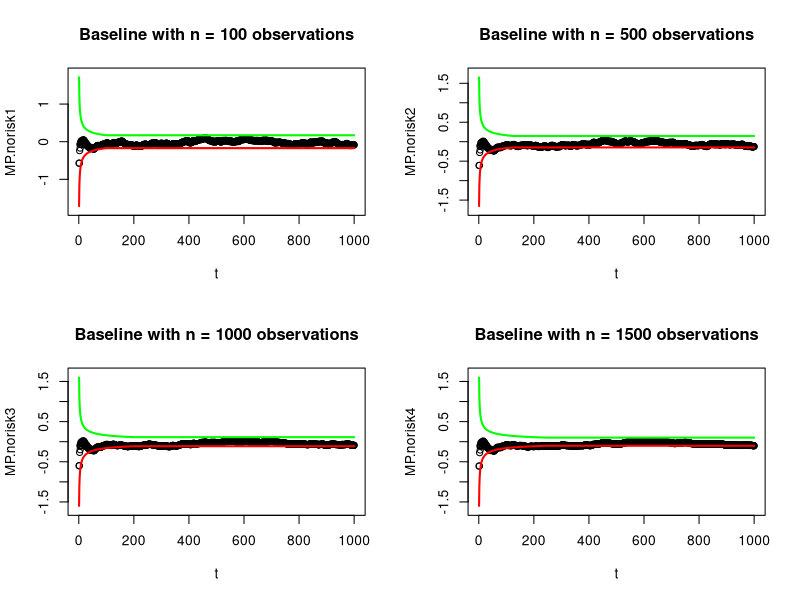
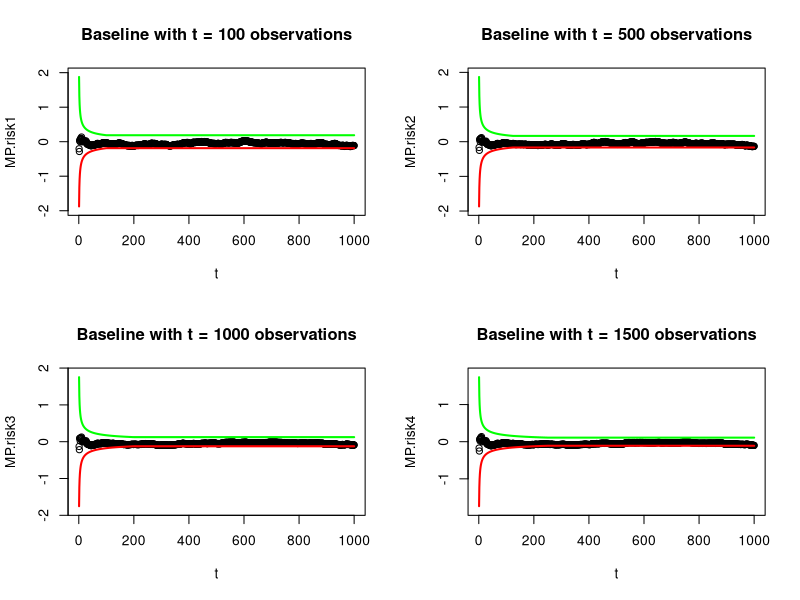
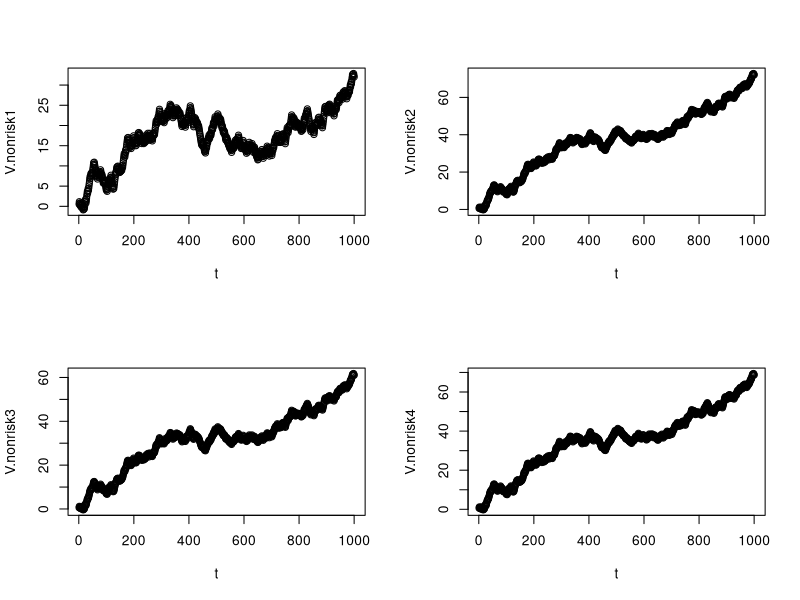
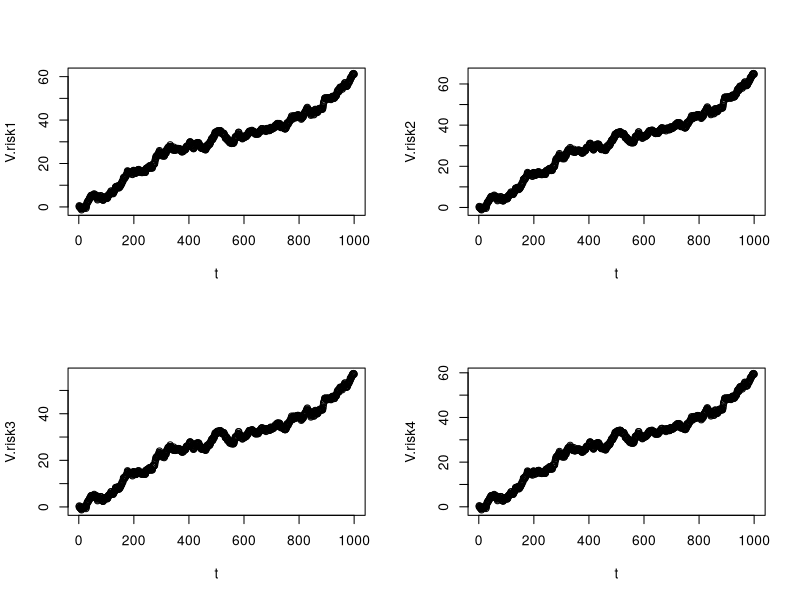
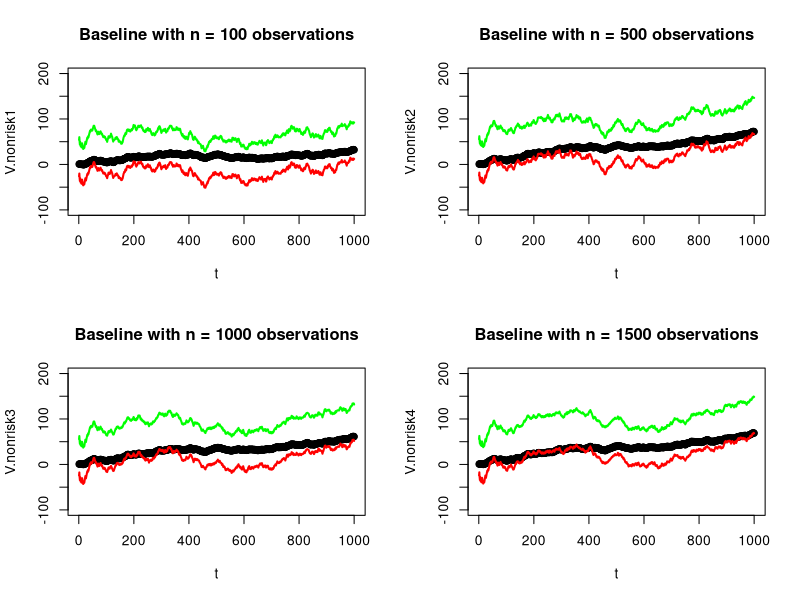
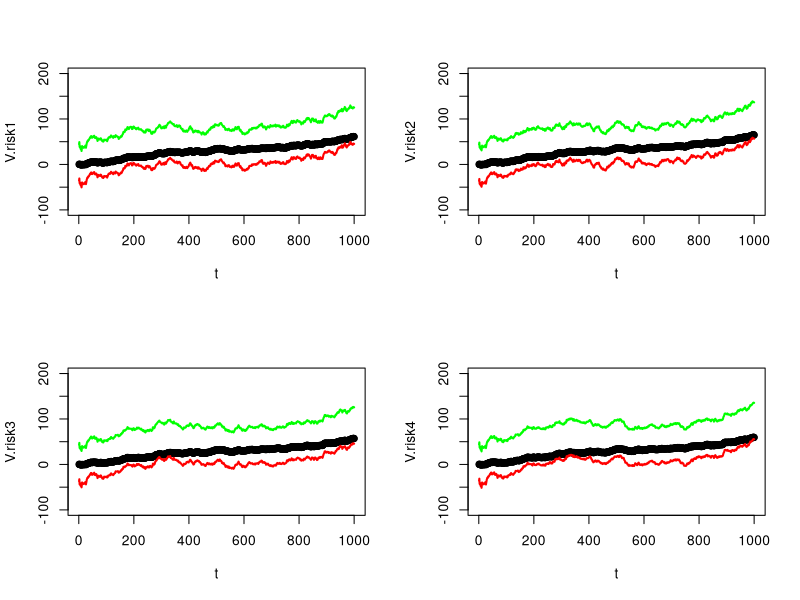
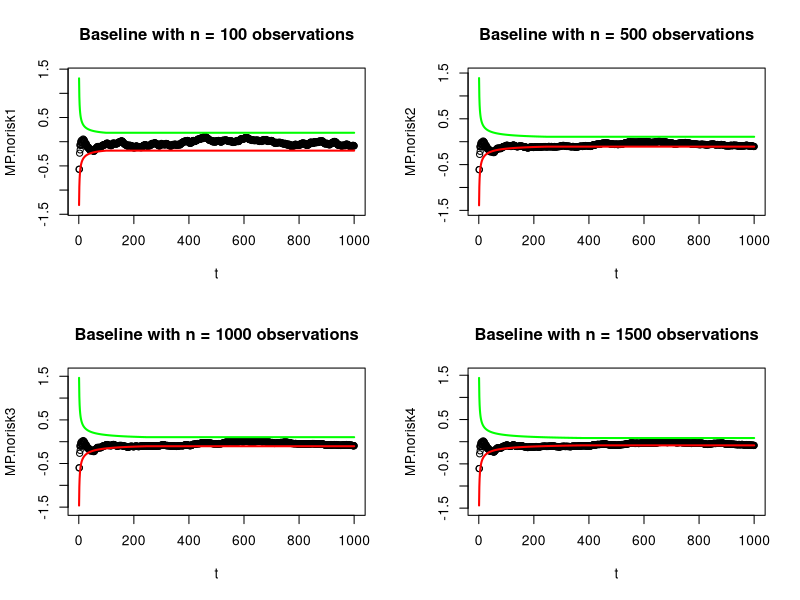
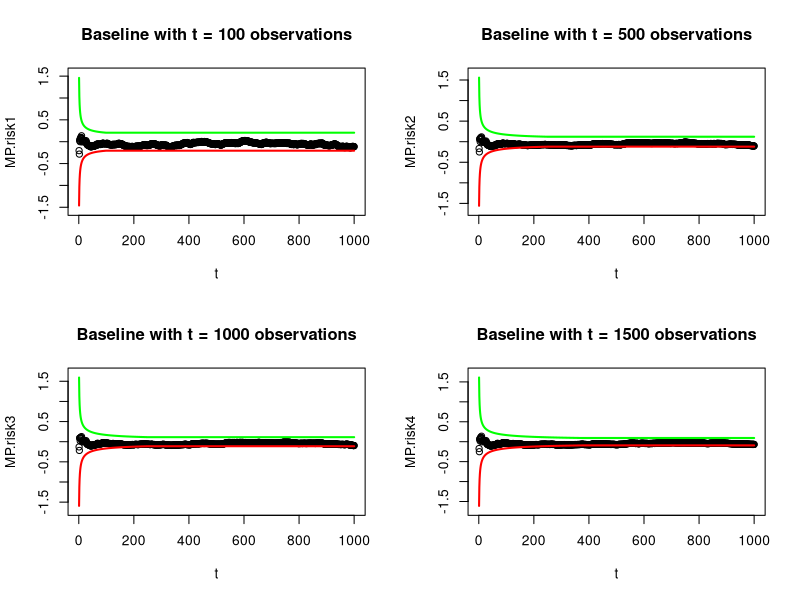

Source code (R) for these figures, in order:
rm(list = ls())
#Deciding L for MP in a simulated set
#creating datasets
nbase1 <- 100 
nbase2 <- 500
nbase3 <- 1000
nbase4 <- 1500
set.seed(10)
xlogregbase1 <- data.frame(x1 = rbinom(nbase1, 1, 0.2), x2 = runif(nbase1, 0, 1), x3 = rnorm(nbase1, 0, 2))
xlogregbase2 <- data.frame(x1 = rbinom(nbase2, 1, 0.2), x2 = runif(nbase2, 0, 1), x3 = rnorm(nbase2, 0, 2))
xlogregbase3 <- data.frame(x1 = rbinom(nbase3, 1, 0.2), x2 = runif(nbase3, 0, 1), x3 = rnorm(nbase3, 0, 2))
xlogregbase4 <- data.frame(x1 = rbinom(nbase4, 1, 0.2), x2 = runif(nbase4, 0, 1), x3 = rnorm(nbase4, 0, 2))
mrun <- 1000

xlogregrun<- data.frame(x1 = rbinom(mrun, 1, 0.2), x2 = runif(mrun, 0, 1), x3 = rnorm(mrun, 0, 2))

xbetabase1 <- xlogregbase1$x1 + xlogregbase1$x2 + xlogregbase1$x3
xbetabase2 <- xlogregbase2$x1 + xlogregbase2$x2 + xlogregbase2$x3
xbetabase3 <- xlogregbase3$x1 + xlogregbase3$x2 + xlogregbase3$x3
xbetabase4 <- xlogregbase4$x1 + xlogregbase4$x2 + xlogregbase4$x3
xbetarun <- xlogregrun$x1 + xlogregrun$x2 + xlogregrun$x3

#Creating response for base
xlogregbase1$y <- rbinom(nbase1, 1, exp(xbetabase1)/(1+exp(xbetabase1)))#creating response
xlogregbase2$y <- rbinom(nbase2, 1, exp(xbetabase2)/(1+exp(xbetabase2)))
xlogregbase3$y <- rbinom(nbase3, 1, exp(xbetabase3)/(1+exp(xbetabase3)))
xlogregbase4$y <- rbinom(nbase4, 1, exp(xbetabase4)/(1+exp(xbetabase4)))

#Creating response with change (delta) for rundata
Delta <- -0.41
xlogregrun$y <- rbinom(mrun, 1, exp(Delta+xbetarun)/(1+exp(Delta+xbetarun)))
#Calculate lambda for EWMA
m1.base <- mean(xlogregbase1$y)
m1.base
m2.base <- mean(xlogregbase2$y)
m2.base
m3.base <- mean(xlogregbase3$y)
m3.base
m4.base <- mean(xlogregbase4$y)
m4.base
m.run <- mean(xlogregrun$y)
m.run


#Regression Models
glm.reg.risk1 <- glm(y ~ x1+x2+x3, data = xlogregbase1, family = binomial("logit"))
glm.reg.risk2 <- glm(y ~ x1+x2+x3, data = xlogregbase2, family = binomial("logit"))
glm.reg.risk3 <- glm(y ~ x1+x2+x3, data = xlogregbase3, family = binomial("logit"))
glm.reg.risk4 <- glm(y ~ x1+x2+x3, data = xlogregbase4, family = binomial("logit"))
summary(glm.reg.risk1)
summary(glm.reg.risk2)
summary(glm.reg.risk3)
summary(glm.reg.risk4)
glm.reg.norisk1 <- glm(y ~ 1, data = xlogregbase1, family = binomial("logit"))
glm.reg.norisk2 <- glm(y ~ 1, data = xlogregbase2, family = binomial("logit"))
glm.reg.norisk3 <- glm(y ~ 1, data = xlogregbase3, family = binomial("logit"))
glm.reg.norisk4 <- glm(y ~ 1, data = xlogregbase4, family = binomial("logit"))
summary(glm.reg.norisk1)
summary(glm.reg.norisk2)
summary(glm.reg.norisk3)
summary(glm.reg.norisk4)

#Creating MP no-risk
w_1 <- 100
w_2 <- 125
w_3 <- 200
w_4 <- 250
L_1 <- 3.456
L_2 <- 3.385
L_3 <- 3.261
L_4 <- 3.272
nobs1 <- dim(xlogregrun)[1]
nobs2 <- dim(xlogregrun)[1]
nobs3 <- dim(xlogregrun)[1]
nobs4 <- dim(xlogregrun)[1]
p.norisk1 <- predict(glm.reg.norisk1, newdata = xlogregrun, type = "response")
p.norisk2 <- predict(glm.reg.norisk2, newdata = xlogregrun, type = "response")
p.norisk3 <- predict(glm.reg.norisk3, newdata = xlogregrun, type = "response")
p.norisk4 <- predict(glm.reg.norisk4, newdata = xlogregrun, type = "response")
MP.norisk1 <- numeric(0)
variance_MP.norisk1 <- numeric(0)
MP.norisk2 <- numeric(0)
variance_MP.norisk2 <- numeric(0)
MP.norisk3 <- numeric(0)
variance_MP.norisk3 <- numeric(0)
MP.norisk4 <- numeric(0)
variance_MP.norisk4 <- numeric(0)
for(l in 1:nobs1){
  MP.norisk1[l] <- (1/(min(w_1,l)))* sum(xlogregrun$y[max(1,l-min(w_1,l)):l]-p.norisk1[max(1,l-min(w_1,l)):l])
  variance_MP.norisk1[l] <- (1/min(w_1,l))*m1.base*(1-m1.base)
}
for(l in 1:nobs2){
  MP.norisk2[l] <- (1/(min(w_2,l)))* sum(xlogregrun$y[max(1,l-min(w_2,l)):l]-p.norisk2[max(1,l-min(w_2,l)):l])
  variance_MP.norisk2[l] <- (1/min(w_2,l))*m2.base*(1-m2.base)
}
for(l in 1:nobs3){
  MP.norisk3[l] <- (1/(min(w_3,l)))* sum(xlogregrun$y[max(1,l-min(w_3,l)):l]-p.norisk3[max(1,l-min(w_3,l)):l])
  variance_MP.norisk3[l] <- (1/min(w_3,l))*m3.base*(1-m3.base)
}
for(l in 1:nobs4){
  MP.norisk4[l] <- (1/(min(w_4,l)))* sum(xlogregrun$y[max(1,l-min(w_4,l)):l]-p.norisk4[max(1,l-min(w_4,l)):l])
  variance_MP.norisk4[l] <- (1/min(w_4,l))*m4.base*(1-m4.base)
}
j_1 <- seq(from = 1, to = 1000, by = 1)
j_2 <- seq(from = 1, to = 1000, by = 1)
j_3 <- seq(from = 1, to = 1000, by = 1)
j_4 <- seq(from = 1, to = 1000, by = 1)
UCL.norisk1 <- 0 + L_1*sqrt(variance_MP.norisk1)
LCL.norisk1 <- 0 - L_1*sqrt(variance_MP.norisk1)
UCL.norisk2 <- 0 + L_2*sqrt(variance_MP.norisk2)
LCL.norisk2 <- 0 - L_2*sqrt(variance_MP.norisk2)
UCL.norisk3 <- 0 + L_3*sqrt(variance_MP.norisk3)
LCL.norisk3 <- 0 - L_3*sqrt(variance_MP.norisk3)
UCL.norisk4 <- 0 + L_4*sqrt(variance_MP.norisk4)
LCL.norisk4 <- 0 - L_4*sqrt(variance_MP.norisk4)
par(mfrow = c(2, 2))
plot(x=j_1, y = MP.norisk1, ylim = c(min(LCL.norisk1) - 0.1, max(UCL.norisk1) + 0.1), xlab = "t", main = "Baseline with n = 100 observations")
lines(x=j_1, y = UCL.norisk1, col = "green", lwd = 2)
lines(x=j_1, y = LCL.norisk1, col = "red", lwd = 2)
plot(x=j_2, y = MP.norisk2, ylim = c(min(LCL.norisk2) - 0.1, max(UCL.norisk2) + 0.1), xlab = "t", main = "Baseline with n = 500 observations")
lines(x=j_2, y = UCL.norisk2, col = "green", lwd = 2)
lines(x=j_2, y = LCL.norisk2, col = "red", lwd = 2)
plot(x=j_3, y = MP.norisk3, ylim = c(min(LCL.norisk3) - 0.1, max(UCL.norisk3) + 0.1), xlab = "t", main = "Baseline with n = 1000 observations")
lines(x=j_3, y = UCL.norisk3, col = "green", lwd = 2)
lines(x=j_3, y = LCL.norisk3, col = "red", lwd = 2)
plot(x=j_4, y = MP.norisk4, ylim = c(min(LCL.norisk4) - 0.1, max(UCL.norisk4) + 0.1), xlab = "t", main = "Baseline with n = 1500 observations")
lines(x=j_4, y = UCL.norisk4, col = "green", lwd = 2)
lines(x=j_4, y = LCL.norisk4, col = "red", lwd = 2)

#Creating MP risk
w_1 <- 100
w_2 <- 125
w_3 <- 200
w_4 <- 250
L_1 <- 3.827
L_2 <- 3.815
L_3 <- 3.570
L_4 <- 3.540
nobs1 <- dim(xlogregrun)[1]
nobs2 <- dim(xlogregrun)[1]
nobs3 <- dim(xlogregrun)[1]
nobs4 <- dim(xlogregrun)[1]
p.risk1 <- predict(glm.reg.risk1, newdata = xlogregrun, type = "response")
p.risk2 <- predict(glm.reg.risk2, newdata = xlogregrun, type = "response")
p.risk3 <- predict(glm.reg.risk3, newdata = xlogregrun, type = "response")
p.risk4 <- predict(glm.reg.risk4, newdata = xlogregrun, type = "response")
pbase1 <- mean(p.risk1)
pbase2 <- mean(p.risk2)
pbase3 <- mean(p.risk3)
pbase4 <- mean(p.risk4)
MP.risk1 <- numeric(0)
variance_MP.risk1 <- numeric(0)
MP.risk2 <- numeric(0)
variance_MP.risk2 <- numeric(0)
MP.risk3 <- numeric(0)
variance_MP.risk3 <- numeric(0)
MP.risk4 <- numeric(0)
variance_MP.risk4 <- numeric(0)
for(l in 1:nobs1){
  MP.risk1[l] <- (1/(min(w_1,l)))* sum(xlogregrun$y[max(1,l-min(w_1,l)):l]-p.risk1[max(1,l-min(w_1,l)):l])
  variance_MP.risk1[l] <- (1/min(w_1,l))*pbase1*(1-pbase1)
}
for(l in 1:nobs2){
  MP.risk2[l] <- (1/(min(w_2,l)))* sum(xlogregrun$y[max(1,l-min(w_2,l)):l]-p.risk2[max(1,l-min(w_2,l)):l])
  variance_MP.risk2[l] <- (1/min(w_2,l))*pbase2*(1-pbase2)
}
for(l in 1:nobs3){
  MP.risk3[l] <- (1/(min(w_3,l)))* sum(xlogregrun$y[max(1,l-min(w_3,l)):l]-p.risk3[max(1,l-min(w_3,l)):l])
  variance_MP.risk3[l] <- (1/min(w_3,l))*pbase3*(1-pbase3)
}
for(l in 1:nobs4){
  MP.risk4[l] <- (1/(min(w_4,l)))* sum(xlogregrun$y[max(1,l-min(w_4,l)):l]-p.risk4[max(1,l-min(w_4,l)):l])
  variance_MP.risk4[l] <- (1/min(w_4,l))*pbase4*(1-pbase4)
}
j_1 <- seq(from = 1, to = 1000, by = 1)
j_2 <- seq(from = 1, to = 1000, by = 1)
j_3 <- seq(from = 1, to = 1000, by = 1)
j_4 <- seq(from = 1, to = 1000, by = 1)
UCL.risk1 <- 0 + L_1*sqrt(variance_MP.risk1)
LCL.risk1 <- 0 - L_1*sqrt(variance_MP.risk1)
UCL.risk2 <- 0 + L_2*sqrt(variance_MP.risk2)
LCL.risk2 <- 0 - L_2*sqrt(variance_MP.risk2)
UCL.risk3 <- 0 + L_3*sqrt(variance_MP.risk3)
LCL.risk3 <- 0 - L_3*sqrt(variance_MP.risk3)
UCL.risk4 <- 0 + L_4*sqrt(variance_MP.risk4)
LCL.risk4 <- 0 - L_4*sqrt(variance_MP.risk4)
par(mfrow = c(2, 2))
plot(x=j_1, y = MP.risk1, ylim = c(min(LCL.risk1) - 0.1, max(UCL.risk1) + 0.1), xlab = "t", main = "Baseline with t = 100 observations")
lines(x=j_1, y = UCL.risk1, col = "green", lwd = 2)
lines(x=j_1, y = LCL.risk1, col = "red", lwd = 2)
plot(x=j_2, y = MP.risk2, ylim = c(min(LCL.risk2) - 0.1, max(UCL.risk2) + 0.1), xlab = "t",  main = "Baseline with t = 500 observations")
lines(x=j_2, y = UCL.risk2, col = "green", lwd = 2)
lines(x=j_2, y = LCL.risk2, col = "red", lwd = 2)
plot(x=j_3, y = MP.risk3, ylim = c(min(LCL.risk3) - 0.1, max(UCL.risk3) + 0.1), xlab = "t",  main = "Baseline with t = 1000 observations")
lines(x=j_3, y = UCL.risk3, col = "green", lwd = 2)
lines(x=j_3, y = LCL.risk3, col = "red", lwd = 2)
plot(x=j_4, y = MP.risk4, ylim = c(min(LCL.risk4) - 0.1, max(UCL.risk4) + 0.1), xlab = "t",  main = "Baseline with t = 1500 observations")
lines(x=j_4, y = UCL.risk4, col = "green", lwd = 2)
lines(x=j_4, y = LCL.risk4, col = "red", lwd = 2)

#VLAD plots no risk
j1 <- seq(from = 1, to = 1000)
j2 <- seq(from = 1, to = 1000)
j3 <- seq(from = 1, to = 1000)
j4 <- seq(from = 1, to = 1000)
V.nonrisk1 <- c(0*1000)
V.nonrisk2 <- c(0*1000)
V.nonrisk3 <- c(0*1000)
V.nonrisk4 <- c(0*1000)
V.nonrisk1[1] <- m1.base - xlogregrun$y[1]
V.nonrisk2[1] <- m2.base - xlogregrun$y[1]
V.nonrisk3[1] <- m3.base - xlogregrun$y[1]
V.nonrisk4[1] <- m4.base - xlogregrun$y[1]
for(i in 2:1000){
  V.nonrisk1[i] <- V.nonrisk1[i-1] + (m1.base - xlogregrun$y[i])
}
dim(V.nonrisk1) <- c(1000, 1)
for(i in 2:1000){
  V.nonrisk2[i] <- V.nonrisk2[i-1] + (m2.base - xlogregrun$y[i])
}
dim(V.nonrisk2) <- c(1000, 1)
for(i in 2:1000){
  V.nonrisk3[i] <- V.nonrisk3[i-1] + (m3.base - xlogregrun$y[i])
}
dim(V.nonrisk3) <- c(1000, 1)
for(i in 2:1000){
  V.nonrisk4[i] <- V.nonrisk4[i-1] + (m4.base - xlogregrun$y[i])
}
dim(V.nonrisk4) <- c(1000, 1)
par(mfrow = c(2,2))
plot(V.nonrisk1, xlab = "t")
plot(V.nonrisk2, xlab = "t")
plot(V.nonrisk3, xlab = "t")
plot(V.nonrisk4, xlab = "t")

#Vlad_plots_risk
pred1 <- predict(glm.reg.risk1, newdata = xlogregrun, type = "response")
pred2 <- predict(glm.reg.risk2, newdata = xlogregrun, type = "response")
pred3 <- predict(glm.reg.risk3, newdata = xlogregrun, type = "response")
pred4 <- predict(glm.reg.risk4, newdata = xlogregrun, type = "response")
V.risk1 <- cumsum(pred1 - xlogregrun$y)
V.risk2 <- cumsum(pred2 - xlogregrun$y)
V.risk3 <- cumsum(pred3 - xlogregrun$y)
V.risk4 <- cumsum(pred4 - xlogregrun$y)
par(mfrow = c(2,2))
plot(V.risk1, xlab = "t")
plot(V.risk2, xlab = "t")
plot(V.risk3, xlab = "t")
plot(V.risk4, xlab = "t")

#VLAD with MP limits no risk
h_1.1.norisk <- UCL.norisk1
h_2.1.norisk <- UCL.norisk2
h_3.1.norisk <- UCL.norisk3
h_4.1.norisk <- UCL.norisk4
h_1.2.norisk <- LCL.norisk1 
h_2.2.norisk <- LCL.norisk2
h_3.2.norisk <- LCL.norisk3
h_4.2.norisk <- LCL.norisk4
k.norisk1 <- 80/(abs(h_1.1.norisk)+abs(h_1.2.norisk))
k.norisk2 <- 80/(abs(h_2.1.norisk)+abs(h_2.2.norisk))
k.norisk3 <- 80/(abs(h_3.1.norisk)+abs(h_3.2.norisk))
k.norisk4 <- 80/(abs(h_4.1.norisk)+abs(h_4.2.norisk))
UCL.V.norisk1 <- V.nonrisk1 - k.norisk1*(MP.norisk1 - h_1.1.norisk)
UCL.V.norisk2 <- V.nonrisk2 - k.norisk2*(MP.norisk2 - h_2.1.norisk)
UCL.V.norisk3 <- V.nonrisk3 - k.norisk3*(MP.norisk3 - h_3.1.norisk)
UCL.V.norisk4 <- V.nonrisk4 - k.norisk4*(MP.norisk4 - h_4.1.norisk)
LCL.V.norisk1 <- V.nonrisk1 - k.norisk1*(MP.norisk1 - h_1.2.norisk)
LCL.V.norisk2 <- V.nonrisk2 - k.norisk2*(MP.norisk2 - h_2.2.norisk)
LCL.V.norisk3 <- V.nonrisk3 - k.norisk3*(MP.norisk3 - h_3.2.norisk)
LCL.V.norisk4 <- V.nonrisk4 - k.norisk4*(MP.norisk4 - h_4.2.norisk)
par(mfrow = c(2, 2))
plot(V.nonrisk1, ylim = c(-100, 200), xlab = "t", main = "Baseline with n = 100 observations")
lines(x=j1, y = LCL.V.norisk1, col = "red", lwd = 2)
lines(x=j1, y = UCL.V.norisk1, col = "green", lwd = 2)
plot(V.nonrisk2, ylim = c(-100, 200), xlab = "t", main = "Baseline with n = 500 observations")
lines(x=j2, y = LCL.V.norisk2, col = "red", lwd = 2)
lines(x=j2, y = UCL.V.norisk2, col = "green", lwd = 2)
plot(V.nonrisk3, ylim = c(-100, 200), xlab = "t",, main = "Baseline with n = 1000 observations")
lines(x=j3, y = LCL.V.norisk3, col = "red", lwd = 2)
lines(x=j3, y = UCL.V.norisk3, col = "green", lwd = 2)
plot(V.nonrisk4, ylim = c(-100, 200), xlab = "t", , main = "Baseline with n = 1500 observations")
lines(x=j4, y = LCL.V.norisk4, col = "red", lwd = 2)
lines(x=j4, y = UCL.V.norisk4, col = "green", lwd = 2)

#VLAD with MP limits risk
h_1.1.risk <- UCL.risk1
h_2.1.risk <- UCL.risk2
h_3.1.risk <- UCL.risk3
h_4.1.risk <- UCL.risk4
h_1.2.risk <- LCL.risk1 
h_2.2.risk <- LCL.risk2
h_3.2.risk <- LCL.risk3
h_4.2.risk <- LCL.risk4
k.risk1 <- 80/(abs(h_1.1.risk)+abs(h_1.2.risk))
k.risk2 <- 80/(abs(h_2.1.risk)+abs(h_2.2.risk))
k.risk3 <- 80/(abs(h_3.1.risk)+abs(h_3.2.risk))
k.risk4 <- 80/(abs(h_4.1.risk)+abs(h_4.2.risk))
UCL.V.risk1 <- V.risk1 - k.risk1*(MP.risk1 - h_1.1.risk)
UCL.V.risk2 <- V.risk2 - k.risk2*(MP.risk2 - h_2.1.risk)
UCL.V.risk3 <- V.risk3 - k.risk3*(MP.risk3 - h_3.1.risk)
UCL.V.risk4 <- V.risk4 - k.risk4*(MP.risk4 - h_4.1.risk)
LCL.V.risk1 <- V.risk1 - k.risk1*(MP.risk1 - h_1.2.risk)
LCL.V.risk2 <- V.risk2 - k.risk2*(MP.risk2 - h_2.2.risk)
LCL.V.risk3 <- V.risk3 - k.risk3*(MP.risk3 - h_3.2.risk)
LCL.V.risk4 <- V.risk4 - k.risk4*(MP.risk4 - h_4.2.risk)
par(mfrow = c(2, 2))
plot(V.risk1, ylim = c(-100, 200), xlab = "t")
lines(x=j1, y = LCL.V.risk1, col = "red", lwd = 2)
lines(x=j1, y = UCL.V.risk1, col = "green", lwd = 2)
plot(V.risk2, ylim = c(-100, 200), xlab = "t")
lines(x=j2, y = LCL.V.risk2, col = "red", lwd = 2)
lines(x=j2, y = UCL.V.risk2, col = "green", lwd = 2)
plot(V.risk3, ylim = c(-100, 200), xlab = "t")
lines(x=j3, y = LCL.V.risk3, col = "red", lwd = 2)
lines(x=j3, y = UCL.V.risk3, col = "green", lwd = 2)
plot(V.risk4, ylim = c(-100, 200), xlab = "t")
lines(x=j4, y = LCL.V.risk4, col = "red", lwd = 2)
lines(x=j4, y = UCL.V.risk4, col = "green", lwd = 2)

#Improved MP no-risk
#Creating MP no-risk
w_1 <- 100
w_2 <- 250
w_3 <- 250
w_4 <- 375
L_1 <- 2.632
L_2 <- 2.846
L_3 <- 2.984
L_4 <- 2.945
nobs1 <- dim(xlogregrun)[1]
nobs2 <- dim(xlogregrun)[1]
nobs3 <- dim(xlogregrun)[1]
nobs4 <- dim(xlogregrun)[1]
p.norisk1 <- predict(glm.reg.norisk1, newdata = xlogregrun, type = "response")
p.norisk2 <- predict(glm.reg.norisk2, newdata = xlogregrun, type = "response")
p.norisk3 <- predict(glm.reg.norisk3, newdata = xlogregrun, type = "response")
p.norisk4 <- predict(glm.reg.norisk4, newdata = xlogregrun, type = "response")
MP.norisk1 <- numeric(0)
variance_MP.norisk1 <- numeric(0)
MP.norisk2 <- numeric(0)
variance_MP.norisk2 <- numeric(0)
MP.norisk3 <- numeric(0)
variance_MP.norisk3 <- numeric(0)
MP.norisk4 <- numeric(0)
variance_MP.norisk4 <- numeric(0)
for(l in 1:nobs1){
  MP.norisk1[l] <- (1/(min(w_1,l)))* sum(xlogregrun$y[max(1,l-min(w_1,l)):l]-p.norisk1[max(1,l-min(w_1,l)):l])
  variance_MP.norisk1[l] <- (nbase1*m1.base*(1-m1.base)+min(w_1,l)*m1.base*(1-m1.base))/(nbase1*min(w_1,l))
}
for(l in 1:nobs2){
  MP.norisk2[l] <- (1/(min(w_2,l)))* sum(xlogregrun$y[max(1,l-min(w_2,l)):l]-p.norisk2[max(1,l-min(w_2,l)):l])
  variance_MP.norisk2[l] <- (nbase2*m2.base*(1-m2.base)+min(w_2,l)*m2.base*(1-m2.base))/(nbase2*min(w_2,l))
}
for(l in 1:nobs3){
  MP.norisk3[l] <- (1/(min(w_3,l)))* sum(xlogregrun$y[max(1,l-min(w_3,l)):l]-p.norisk3[max(1,l-min(w_3,l)):l])
  variance_MP.norisk3[l] <- (nbase3*m3.base*(1-m3.base)+min(w_3,l)*m3.base*(1-m3.base))/(nbase3*min(w_3,l))
}
for(l in 1:nobs4){
  MP.norisk4[l] <- (1/(min(w_4,l)))* sum(xlogregrun$y[max(1,l-min(w_4,l)):l]-p.norisk4[max(1,l-min(w_4,l)):l])
  variance_MP.norisk4[l] <- (nbase4*m4.base*(1-m4.base)+min(w_4,l)*m4.base*(1-m4.base))/(nbase4*min(w_4,l))
}
j_1 <- seq(from = 1, to = 1000, by = 1)
j_2 <- seq(from = 1, to = 1000, by = 1)
j_3 <- seq(from = 1, to = 1000, by = 1)
j_4 <- seq(from = 1, to = 1000, by = 1)
UCL.norisk1 <- 0 + L_1*sqrt(variance_MP.norisk1)
LCL.norisk1 <- 0 - L_1*sqrt(variance_MP.norisk1)
UCL.norisk2 <- 0 + L_2*sqrt(variance_MP.norisk2)
LCL.norisk2 <- 0 - L_2*sqrt(variance_MP.norisk2)
UCL.norisk3 <- 0 + L_3*sqrt(variance_MP.norisk3)
LCL.norisk3 <- 0 - L_3*sqrt(variance_MP.norisk3)
UCL.norisk4 <- 0 + L_4*sqrt(variance_MP.norisk4)
LCL.norisk4 <- 0 - L_4*sqrt(variance_MP.norisk4)
par(mfrow = c(2, 2))
plot(x=j_1, y = MP.norisk1, ylim = c(min(LCL.norisk1) - 0.1, max(UCL.norisk1) + 0.1), xlab = "t", main = "Baseline with n = 100 observations")
lines(x=j_1, y = UCL.norisk1, col = "green", lwd = 2)
lines(x=j_1, y = LCL.norisk1, col = "red", lwd = 2)
plot(x=j_2, y = MP.norisk2, ylim = c(min(LCL.norisk2) - 0.1, max(UCL.norisk2) + 0.1), xlab = "t", main = "Baseline with n = 500 observations")
lines(x=j_2, y = UCL.norisk2, col = "green", lwd = 2)
lines(x=j_2, y = LCL.norisk2, col = "red", lwd = 2)
plot(x=j_3, y = MP.norisk3, ylim = c(min(LCL.norisk3) - 0.1, max(UCL.norisk3) + 0.1), xlab = "t", main = "Baseline with n = 1000 observations")
lines(x=j_3, y = UCL.norisk3, col = "green", lwd = 2)
lines(x=j_3, y = LCL.norisk3, col = "red", lwd = 2)
plot(x=j_4, y = MP.norisk4, ylim = c(min(LCL.norisk4) - 0.1, max(UCL.norisk4) + 0.1), xlab = "t", main = "Baseline with n = 1500 observations")
lines(x=j_4, y = UCL.norisk4, col = "green", lwd = 2)
lines(x=j_4, y = LCL.norisk4, col = "red", lwd = 2)

#Creating MP risk
w_1 <- 100
w_2 <- 250
w_3 <- 250
w_4 <- 375
L_1 <- 2.964
L_2 <- 3.181
L_3 <- 3.243
L_4 <- 3.283
nobs1 <- dim(xlogregrun)[1]
nobs2 <- dim(xlogregrun)[1]
nobs3 <- dim(xlogregrun)[1]
nobs4 <- dim(xlogregrun)[1]
p.risk1 <- predict(glm.reg.risk1, newdata = xlogregrun, type = "response")
p.risk2 <- predict(glm.reg.risk2, newdata = xlogregrun, type = "response")
p.risk3 <- predict(glm.reg.risk3, newdata = xlogregrun, type = "response")
p.risk4 <- predict(glm.reg.risk4, newdata = xlogregrun, type = "response")
p.risk1.average <- mean(p.risk1)
p.risk2.average <- mean(p.risk2)
p.risk3.average <- mean(p.risk3)
p.risk4.average <- mean(p.risk4)
pbase1 <- mean(p.risk1)
pbase2 <- mean(p.risk2)
pbase3 <- mean(p.risk3)
pbase4 <- mean(p.risk4)
MP.risk1 <- numeric(0)
variance_MP.risk1 <- numeric(0)
MP.risk2 <- numeric(0)
variance_MP.risk2 <- numeric(0)
MP.risk3 <- numeric(0)
variance_MP.risk3 <- numeric(0)
MP.risk4 <- numeric(0)
variance_MP.risk4 <- numeric(0)
for(l in 1:nobs1){
  MP.risk1[l] <- (1/(min(w_1,l)))* sum(xlogregrun$y[max(1,l-min(w_1,l)):l]-p.risk1[max(1,l-min(w_1,l)):l])
  variance_MP.risk1[l] <- ((p.risk1.average*(1-p.risk1.average))/(nbase1*min(w_1,l)))*(nbase1+min(w_1,l))
}
for(l in 1:nobs2){
  MP.risk2[l] <- (1/(min(w_2,l)))* sum(xlogregrun$y[max(1,l-min(w_2,l)):l]-p.risk2[max(1,l-min(w_2,l)):l])
  variance_MP.risk2[l] <- ((p.risk2.average*(1-p.risk2.average))/(nbase2*min(w_2,l)))*(nbase2+min(w_2,l))
}
for(l in 1:nobs3){
  MP.risk3[l] <- (1/(min(w_3,l)))* sum(xlogregrun$y[max(1,l-min(w_3,l)):l]-p.risk3[max(1,l-min(w_3,l)):l])
  variance_MP.risk3[l] <- ((p.risk3.average*(1-p.risk3.average))/(nbase3*min(w_3,l)))*(nbase3+min(w_3,l))
}
for(l in 1:nobs4){
  MP.risk4[l] <- (1/(min(w_4,l)))* sum(xlogregrun$y[max(1,l-min(w_4,l)):l]-p.risk4[max(1,l-min(w_4,l)):l])
  variance_MP.risk4[l] <- ((p.risk4.average*(1-p.risk4.average))/(nbase4*min(w_4,l)))*(nbase4+min(w_4,l))
}
j_1 <- seq(from = 1, to = 1000, by = 1)
j_2 <- seq(from = 1, to = 1000, by = 1)
j_3 <- seq(from = 1, to = 1000, by = 1)
j_4 <- seq(from = 1, to = 1000, by = 1)
UCL.risk1 <- 0 + L_1*sqrt(variance_MP.risk1)
LCL.risk1 <- 0 - L_1*sqrt(variance_MP.risk1)
UCL.risk2 <- 0 + L_2*sqrt(variance_MP.risk2)
LCL.risk2 <- 0 - L_2*sqrt(variance_MP.risk2)
UCL.risk3 <- 0 + L_3*sqrt(variance_MP.risk3)
LCL.risk3 <- 0 - L_3*sqrt(variance_MP.risk3)
UCL.risk4 <- 0 + L_4*sqrt(variance_MP.risk4)
LCL.risk4 <- 0 - L_4*sqrt(variance_MP.risk4)
par(mfrow = c(2, 2))
plot(x=j_1, y = MP.risk1, ylim = c(min(LCL.risk1) - 0.1, max(UCL.risk1) + 0.1), xlab = "t", main = "Baseline with t = 100 observations")
lines(x=j_1, y = UCL.risk1, col = "green", lwd = 2)
lines(x=j_1, y = LCL.risk1, col = "red", lwd = 2)
plot(x=j_2, y = MP.risk2, ylim = c(min(LCL.risk2) - 0.1, max(UCL.risk2) + 0.1), xlab = "t",  main = "Baseline with t = 500 observations")
lines(x=j_2, y = UCL.risk2, col = "green", lwd = 2)
lines(x=j_2, y = LCL.risk2, col = "red", lwd = 2)
plot(x=j_3, y = MP.risk3, ylim = c(min(LCL.risk3) - 0.1, max(UCL.risk3) + 0.1), xlab = "t",  main = "Baseline with t = 1000 observations")
lines(x=j_3, y = UCL.risk3, col = "green", lwd = 2)
lines(x=j_3, y = LCL.risk3, col = "red", lwd = 2)
plot(x=j_4, y = MP.risk4, ylim = c(min(LCL.risk4) - 0.1, max(UCL.risk4) + 0.1), xlab = "t",  main = "Baseline with t = 1500 observations")
lines(x=j_4, y = UCL.risk4, col = "green", lwd = 2)
lines(x=j_4, y = LCL.risk4, col = "red", lwd = 2)

#VLAD with MP limits no risk
h_1.1.norisk <- UCL.norisk1
h_2.1.norisk <- UCL.norisk2
h_3.1.norisk <- UCL.norisk3
h_4.1.norisk <- UCL.norisk4
h_1.2.norisk <- LCL.norisk1 
h_2.2.norisk <- LCL.norisk2
h_3.2.norisk <- LCL.norisk3
h_4.2.norisk <- LCL.norisk4
k.norisk1 <- 80/(abs(h_1.1.norisk)+abs(h_1.2.norisk))
k.norisk2 <- 80/(abs(h_2.1.norisk)+abs(h_2.2.norisk))
k.norisk3 <- 80/(abs(h_3.1.norisk)+abs(h_3.2.norisk))
k.norisk4 <- 80/(abs(h_4.1.norisk)+abs(h_4.2.norisk))
UCL.V.norisk1 <- V.nonrisk1 - k.norisk1*(MP.norisk1 - h_1.1.norisk)
UCL.V.norisk2 <- V.nonrisk2 - k.norisk2*(MP.norisk2 - h_2.1.norisk)
UCL.V.norisk3 <- V.nonrisk3 - k.norisk3*(MP.norisk3 - h_3.1.norisk)
UCL.V.norisk4 <- V.nonrisk4 - k.norisk4*(MP.norisk4 - h_4.1.norisk)
LCL.V.norisk1 <- V.nonrisk1 - k.norisk1*(MP.norisk1 - h_1.2.norisk)
LCL.V.norisk2 <- V.nonrisk2 - k.norisk2*(MP.norisk2 - h_2.2.norisk)
LCL.V.norisk3 <- V.nonrisk3 - k.norisk3*(MP.norisk3 - h_3.2.norisk)
LCL.V.norisk4 <- V.nonrisk4 - k.norisk4*(MP.norisk4 - h_4.2.norisk)
par(mfrow = c(2, 2))
plot(V.nonrisk1, ylim = c(-100, 200), xlab = "t", main = "Baseline with n = 100 observations")
lines(x=j1, y = LCL.V.norisk1, col = "red", lwd = 2)
lines(x=j1, y = UCL.V.norisk1, col = "green", lwd = 2)
plot(V.nonrisk2, ylim = c(-100, 200), xlab = "t", main = "Baseline with n = 500 observations")
lines(x=j2, y = LCL.V.norisk2, col = "red", lwd = 2)
lines(x=j2, y = UCL.V.norisk2, col = "green", lwd = 2)
plot(V.nonrisk3, ylim = c(-100, 200), xlab = "t",, main = "Baseline with n = 1000 observations")
lines(x=j3, y = LCL.V.norisk3, col = "red", lwd = 2)
lines(x=j3, y = UCL.V.norisk3, col = "green", lwd = 2)
plot(V.nonrisk4, ylim = c(-100, 200), xlab = "t", , main = "Baseline with n = 1500 observations")
lines(x=j4, y = LCL.V.norisk4, col = "red", lwd = 2)
lines(x=j4, y = UCL.V.norisk4, col = "green", lwd = 2)

#VLAD with MP limits risk
h_1.1.risk <- UCL.risk1
h_2.1.risk <- UCL.risk2
h_3.1.risk <- UCL.risk3
h_4.1.risk <- UCL.risk4
h_1.2.risk <- LCL.risk1 
h_2.2.risk <- LCL.risk2
h_3.2.risk <- LCL.risk3
h_4.2.risk <- LCL.risk4
k.risk1 <- 80/(abs(h_1.1.risk)+abs(h_1.2.risk))
k.risk2 <- 80/(abs(h_2.1.risk)+abs(h_2.2.risk))
k.risk3 <- 80/(abs(h_3.1.risk)+abs(h_3.2.risk))
k.risk4 <- 80/(abs(h_4.1.risk)+abs(h_4.2.risk))
UCL.V.risk1 <- V.risk1 - k.risk1*(MP.risk1 - h_1.1.risk)
UCL.V.risk2 <- V.risk2 - k.risk2*(MP.risk2 - h_2.1.risk)
UCL.V.risk3 <- V.risk3 - k.risk3*(MP.risk3 - h_3.1.risk)
UCL.V.risk4 <- V.risk4 - k.risk4*(MP.risk4 - h_4.1.risk)
LCL.V.risk1 <- V.risk1 - k.risk1*(MP.risk1 - h_1.2.risk)
LCL.V.risk2 <- V.risk2 - k.risk2*(MP.risk2 - h_2.2.risk)
LCL.V.risk3 <- V.risk3 - k.risk3*(MP.risk3 - h_3.2.risk)
LCL.V.risk4 <- V.risk4 - k.risk4*(MP.risk4 - h_4.2.risk)
par(mfrow = c(2, 2))
plot(V.risk1, ylim = c(-100, 200), xlab = "t")
lines(x=j1, y = LCL.V.risk1, col = "red", lwd = 2)
lines(x=j1, y = UCL.V.risk1, col = "green", lwd = 2)
plot(V.risk2, ylim = c(-100, 200), xlab = "t")
lines(x=j2, y = LCL.V.risk2, col = "red", lwd = 2)
lines(x=j2, y = UCL.V.risk2, col = "green", lwd = 2)
plot(V.risk3, ylim = c(-100, 200), xlab = "t")
lines(x=j3, y = LCL.V.risk3, col = "red", lwd = 2)
lines(x=j3, y = UCL.V.risk3, col = "green", lwd = 2)
plot(V.risk4, ylim = c(-100, 200), xlab = "t")
lines(x=j4, y = LCL.V.risk4, col = "red", lwd = 2)
lines(x=j4, y = UCL.V.risk4, col = "green", lwd = 2)